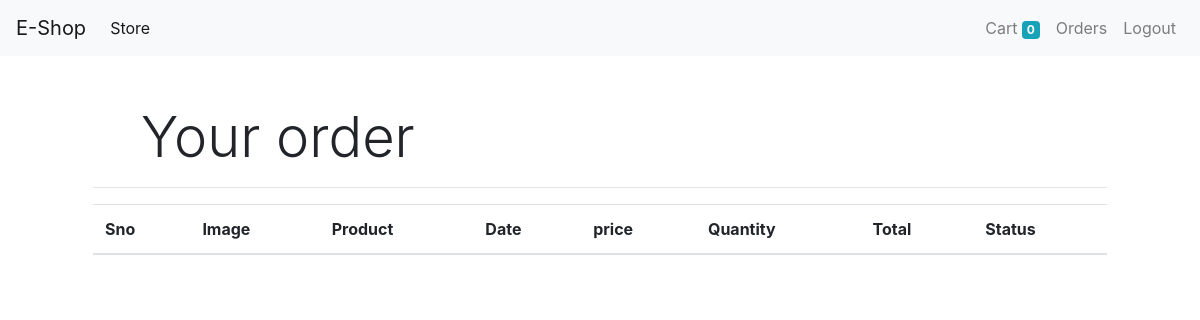
The page /orders (signed in) on the database as committed earlier.
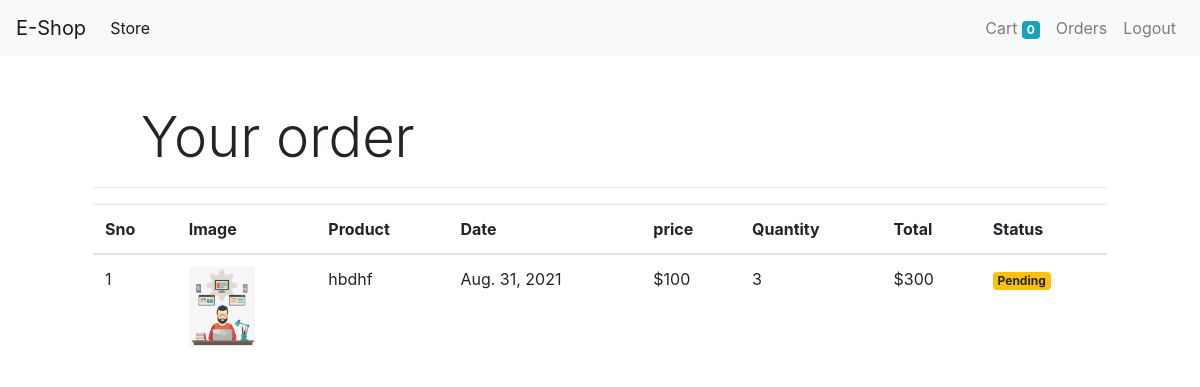
The same page on the database as committed later.
### core/models/orders.py (models this page shows, shortened)
class Order(models.Model):
    product = models.ForeignKey(Product, on_delete=models.CASCADE)
    customer = models.ForeignKey(Customer, on_delete=models.CASCADE)
    quantity=models.IntegerField(default=1)
    price=models.IntegerField()
    address=models.CharField(max_length=100, default='' ,blank=True)
    Phone=models.CharField(max_length=50, default='' ,blank=True)
    date=models.DateField(default=datetime.datetime.today)
    status=models.BooleanField(default=False)
    @staticmethod
    def get_orders_by_customer(customer_id):
        return Order\
        .objects\
        .filter(customer=customer_id)\
        .order_by('-date')

### core/models/product.py (models this page shows, shortened)
class Product(models.Model):
    name = models.CharField(max_length=50)
    price = models.IntegerField(default=0)
    category = models.ForeignKey(Category, on_delete=models.CASCADE, default=1)
    description = models.CharField(max_length=200, default='', null=True, blank=True)
    image = models.ImageField(upload_to='uploads/products/')

### core/views/orders.py (the view)
# urls.py: path('orders', OrderView.as_view() , name="orders"),
class OrderView(View):
    @method_decorator(auth_middleware)
    def get(self,request):
        customer=request.session.get('customer')
        orders=Order.get_orders_by_customer(customer)
        print(orders)
        return render(request,'orders.html',{'orders':orders})

### core/templatetags/custom_filter.py (called while the page is built)
@register.filter(name='currency')
def currency(number):
    return  "$"+str(number)

@register.filter(name='multiply')
def multiply(number, number1):
    return  number*number1

### core/templates/orders.html
{% extends 'base.html' %}
{% block content %}
{% load cart %}
{% load custom_filter %}
<div class="container">
    <div class="borde rounded p-4 m-4">
        <p class="display-4 pl-4 ml-4 ">Your order</p>
        <hr>
        <table class="table">
            <thead>
                <tr>
                    <th>Sno</th>
                    <th>Image</th>
                    <th>Product</th>
                    <th>Date</th>
                    <th>price</th>
                    <th>Quantity</th>
                    <th>Total</th>
                    <th>Status</th>
                </tr>
            </thead>
            <tbody>
                <tr>
                    {% for order in orders %}
                    <td>{{forloop.counter}}</td>
                    <td><img style="height: 80px;" src="{{order.product.image.url}}"></td>
                    <td>{{order.product.name}}</td>
                    <td>{{order.date}}</td>
                    <td>{{order.price|currency}}</td>
                    <td>{{order.quantity}}</td>
                    <td>{{order.quantity|multiply:order.price|currency}}</td>
                    {% if order.status %}
                    <td><small class="badge badge-success">Completed</small></td>
                    {% else %}
                    <td><small class="badge badge-warning">Pending</small></td>
                    {% endif %}
                </tr>
                {% endfor %}
            </tbody>
        </table>
    </div>
</div>
{% endblock %}

### core/templates/base.html (shortened to what this page needs)
<!doctype html>
<html lang="en">
<head>
    <link rel="stylesheet" href="https://maxcdn.bootstrapcdn.com/bootstrap/4.0.0/css/bootstrap.min.css"
>
</head>
<body>
<nav class="navbar navbar-expand-lg navbar-light bg-light">
    <a class="navbar-brand" href="/">E-Shop</a>
    <div class="collapse navbar-collapse" id="navbarSupportedContent">
      <ul class="navbar-nav mr-auto">
        <li class="nav-item active">
          <a class="nav-link" href="#">Store <span class="sr-only">(current)</span></a>
        </li>
      </ul>
      <ul class="navbar-nav my-2 my-lg-0">
        <li class="nav-item">
          <a class="nav-link" href="/cart">Cart
            <span class="badge badge-info">{{request.session.cart.keys|length}}</span>
            <span class="sr-only">(current)</span></a>
        </li>
        {% if request.session.customer %}
        <li class="nav-item">
          <a class="nav-link" href="/orders">Orders <span class="sr-only">(current)</span></a>
        </li>
        <li class="nav-item">
          <a class="nav-link" href="/logout">Logout <span class="sr-only">(current)</span></a>
        </li>
          {% endif %}
      </ul>
    </div>
  </nav>
  {% block content %}  {% endblock %}
</body>
</html>

Rows that differ between the two databases and show on the page:
added Order: product.image (picture), product.name "hbdhf", date "Aug. 31, 2021", price "$100", quantity "3", quantity|multiply "$300", status "Pending"
